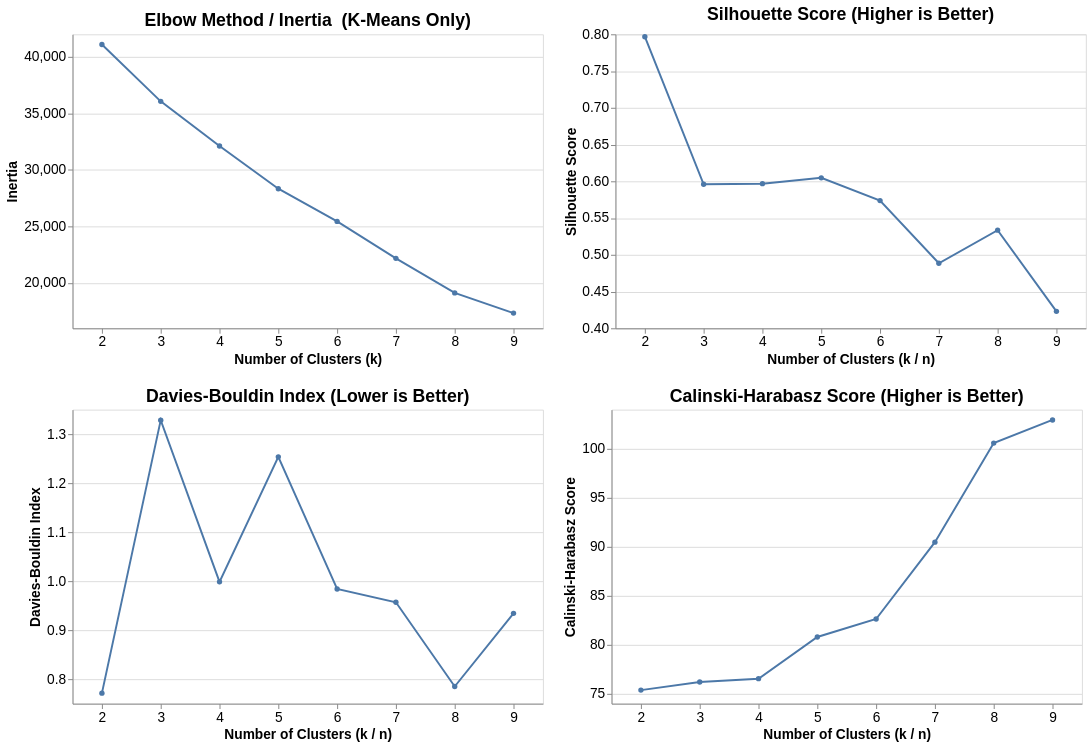

Notebook cell for this chart:
### Code cell
def compute_kmeans_metrics(X, k_range=range(2, 10)):
    """Run KMeans for each k and return metric lists + numpy arrays."""
    inertias, silhouette_scores, davies_bouldin_scores, calinski_harabasz_scores = [], [], [], []
    for k in k_range:
        kmeans = KMeans(n_clusters=k, random_state=42, n_init=10)
        labels = kmeans.fit_predict(X)
        inertias.append(kmeans.inertia_)
        silhouette_scores.append(silhouette_score(X, labels))
        davies_bouldin_scores.append(davies_bouldin_score(X, labels))
        calinski_harabasz_scores.append(calinski_harabasz_score(X, labels))
    return (
        inertias, silhouette_scores, davies_bouldin_scores, calinski_harabasz_scores,
        np.array(inertias), np.array(silhouette_scores),
        np.array(davies_bouldin_scores), np.array(calinski_harabasz_scores)
    )


def build_metric_dataframes(k_range, inertias, silhouette_scores, davies_bouldin_scores, calinski_harabasz_scores):
    """Build inertia and shared-metrics DataFrames for charting."""
    k_list = list(k_range)
    inertia_df = pd.DataFrame({'k': k_list, 'Inertia': inertias})
    shared_metrics_df = pd.DataFrame([
        {'k': k, 'Method': 'K-Means', 'Silhouette': s, 'Davies-Bouldin': d, 'Calinski-Harabasz': c}
        for k, s, d, c in zip(k_list, silhouette_scores, davies_bouldin_scores, calinski_harabasz_scores)
    ])
    return inertia_df, shared_metrics_df


def plot_kmeans_metrics(inertia_df, shared_metrics_df):
    """Return a 2×2 Altair grid of KMeans evaluation metric charts."""
    method_color = alt.Color(
        'Method:N',
        scale=alt.Scale(domain=['K-Means'], range=['#4C78A8']),
        title='Method', legend=None
    )
    base_km     = alt.Chart(inertia_df).encode(
        x=alt.X('k:O', title='Number of Clusters (k)', axis=alt.Axis(labelAngle=0))
    )
    base_shared = alt.Chart(shared_metrics_df).encode(
        x=alt.X('k:O', title='Number of Clusters (k / n)', axis=alt.Axis(labelAngle=0)),
        color=method_color
    )
    elbow = base_km.mark_line(point=True, color='#4C78A8').encode(
        y=alt.Y('Inertia:Q', title='Inertia', scale=alt.Scale(zero=False)),
        tooltip=['k', 'Inertia']
    ).properties(title='Elbow Method / Inertia  (K-Means Only)', width=alt.Step(60), height=300)

    silhouette_chart = base_shared.mark_line(point=True).encode(
        y=alt.Y('Silhouette:Q', title='Silhouette Score', scale=alt.Scale(zero=False)),
        tooltip=['k', 'Method', 'Silhouette']
    ).properties(title='Silhouette Score (Higher is Better)', width=alt.Step(60), height=300)

    davies_chart = base_shared.mark_line(point=True).encode(
        y=alt.Y('Davies-Bouldin:Q', title='Davies-Bouldin Index', scale=alt.Scale(zero=False)),
        tooltip=['k', 'Method', 'Davies-Bouldin']
    ).properties(title='Davies-Bouldin Index (Lower is Better)', width=alt.Step(60), height=300)

    calinski_chart = base_shared.mark_line(point=True).encode(
        y=alt.Y('Calinski-Harabasz:Q', title='Calinski-Harabasz Score', scale=alt.Scale(zero=False)),
        tooltip=['k', 'Method', 'Calinski-Harabasz']
    ).properties(title='Calinski-Harabasz Score (Higher is Better)', width=alt.Step(60), height=300)

    return (
        (elbow | silhouette_chart) & (davies_chart | calinski_chart)
    ).resolve_scale(y='independent').configure_axis(
        labelFontSize=14,
        titleFontSize=14,
    ).configure_title(fontSize=18)


k_range = range(2, 10)

(inertias, silhouette_scores, davies_bouldin_scores, calinski_harabasz_scores,
 inertias_arr, silhouette_arr, db_arr, ch_arr) = compute_kmeans_metrics(reduced_X_scaled_minus_noise, k_range)

inertia_df, shared_metrics_df = build_metric_dataframes(
    k_range, inertias, silhouette_scores, davies_bouldin_scores, calinski_harabasz_scores
)

plot_kmeans_metrics(inertia_df, shared_metrics_df)

### Figure 1 — Vega-Lite specification as saved in the notebook (floating-point values rounded to 4 significant figures)
{"config": {"view": {"continuousWidth": 300, "continuousHeight": 300}, "axis": {"labelFontSize": 14, "titleFontSize": 14}, "title": {"fontSize": 18}}, "vconcat": [{"hconcat": [{"data": {"name": "data-f8819d54841a69db0eeb834784b8376b"}, "mark": {"type": "line", "color": "#4C78A8", "point": true}, "encoding": {"tooltip": [{"field": "k", "type": "quantitative"}, {"field": "Inertia", "type": "quantitative"}], "x": {"axis": {"labelAngle": 0}, "field": "k", "title": "Number of Clusters (k)", "type": "ordinal"}, "y": {"field": "Inertia", "scale": {"zero": false}, "title": "Inertia", "type": "quantitative"}}, "height": 300, "title": "Elbow Method / Inertia  (K-Means Only)", "width": {"step": 60}}, {"data": {"name": "data-b77495ede73fc1766f66ab59fae73856"}, "mark": {"type": "line", "point": true}, "encoding": {"color": {"field": "Method", "legend": null, "scale": {"domain": ["K-Means"], "range": ["#4C78A8"]}, "title": "Method", "type": "nominal"}, "tooltip": [{"field": "k", "type": "quantitative"}, {"field": "Method", "type": "nominal"}, {"field": "Silhouette", "type": "quantitative"}], "x": {"axis": {"labelAngle": 0}, "field": "k", "title": "Number of Clusters (k / n)", "type": "ordinal"}, "y": {"field": "Silhouette", "scale": {"zero": false}, "title": "Silhouette Score", "type": "quantitative"}}, "height": 300, "title": "Silhouette Score (Higher is Better)", "width": {"step": 60}}]}, {"hconcat": [{"mark": {"type": "line", "point": true}, "encoding": {"color": {"field": "Method", "legend": null, "scale": {"domain": ["K-Means"], "range": ["#4C78A8"]}, "title": "Method", "type": "nominal"}, "tooltip": [{"field": "k", "type": "quantitative"}, {"field": "Method", "type": "nominal"}, {"field": "Davies-Bouldin", "type": "quantitative"}], "x": {"axis": {"labelAngle": 0}, "field": "k", "title": "Number of Clusters (k / n)", "type": "ordinal"}, "y": {"field": "Davies-Bouldin", "scale": {"zero": false}, "title": "Davies-Bouldin Index", "type": "quantitative"}}, "height": 300, "title": "Davies-Bouldin Index (Lower is Better)", "width": {"step": 60}}, {"mark": {"type": "line", "point": true}, "encoding": {"color": {"field": "Method", "legend": null, "scale": {"domain": ["K-Means"], "range": ["#4C78A8"]}, "title": "Method", "type": "nominal"}, "tooltip": [{"field": "k", "type": "quantitative"}, {"field": "Method", "type": "nominal"}, {"field": "Calinski-Harabasz", "type": "quantitative"}], "x": {"axis": {"labelAngle": 0}, "field": "k", "title": "Number of Clusters (k / n)", "type": "ordinal"}, "y": {"field": "Calinski-Harabasz", "scale": {"zero": false}, "title": "Calinski-Harabasz Score", "type": "quantitative"}}, "height": 300, "title": "Calinski-Harabasz Score (Higher is Better)", "width": {"step": 60}}], "data": {"name": "data-b77495ede73fc1766f66ab59fae73856"}}], "resolve": {"scale": {"y": "independent"}}, "$schema": "https://vega.github.io/schema/vega-lite/v6.1.0.json", "datasets": {"data-f8819d54841a69db0eeb834784b8376b": [{"k": 2, "Inertia": 41090.0}, {"k": 3, "Inertia": 36070.0}, {"k": 4, "Inertia": 32120.0}, {"k": 5, "Inertia": 28340.0}, {"k": 6, "Inertia": 25450.0}, {"k": 7, "Inertia": 22190.0}, {"k": 8, "Inertia": 19130.0}, {"k": 9, "Inertia": 17350.0}], "data-b77495ede73fc1766f66ab59fae73856": [{"k": 2, "Method": "K-Means", "Silhouette": 0.7967, "Davies-Bouldin": 0.7714, "Calinski-Harabasz": 75.38}, {"k": 3, "Method": "K-Means", "Silhouette": 0.596, "Davies-Bouldin": 1.329, "Calinski-Harabasz": 76.21}, {"k": 4, "Method": "K-Means", "Silhouette": 0.5968, "Davies-Bouldin": 0.9985, "Calinski-Harabasz": 76.55}, {"k": 5, "Method": "K-Means", "Silhouette": 0.6047, "Davies-Bouldin": 1.254, "Calinski-Harabasz": 80.8}, {"k": 6, "Method": "K-Means", "Silhouette": 0.5737, "Davies-Bouldin": 0.9839, "Calinski-Harabasz": 82.64}, {"k": 7, "Method": "K-Means", "Silhouette": 0.4885, "Davies-Bouldin": 0.9569, "Calinski-Harabasz": 90.48}, {"k": 8, "Method": "K-Means", "Silhouette": 0.5335, "Davies-Bouldin": 0.785, "Calinski-Harabasz": 100.6}, {"k": 9, "Method": "K-Means", "Silhouette": 0.4231, "Davies-Bouldin": 0.9343, "Calinski-Harabasz": 102.9}]}}
